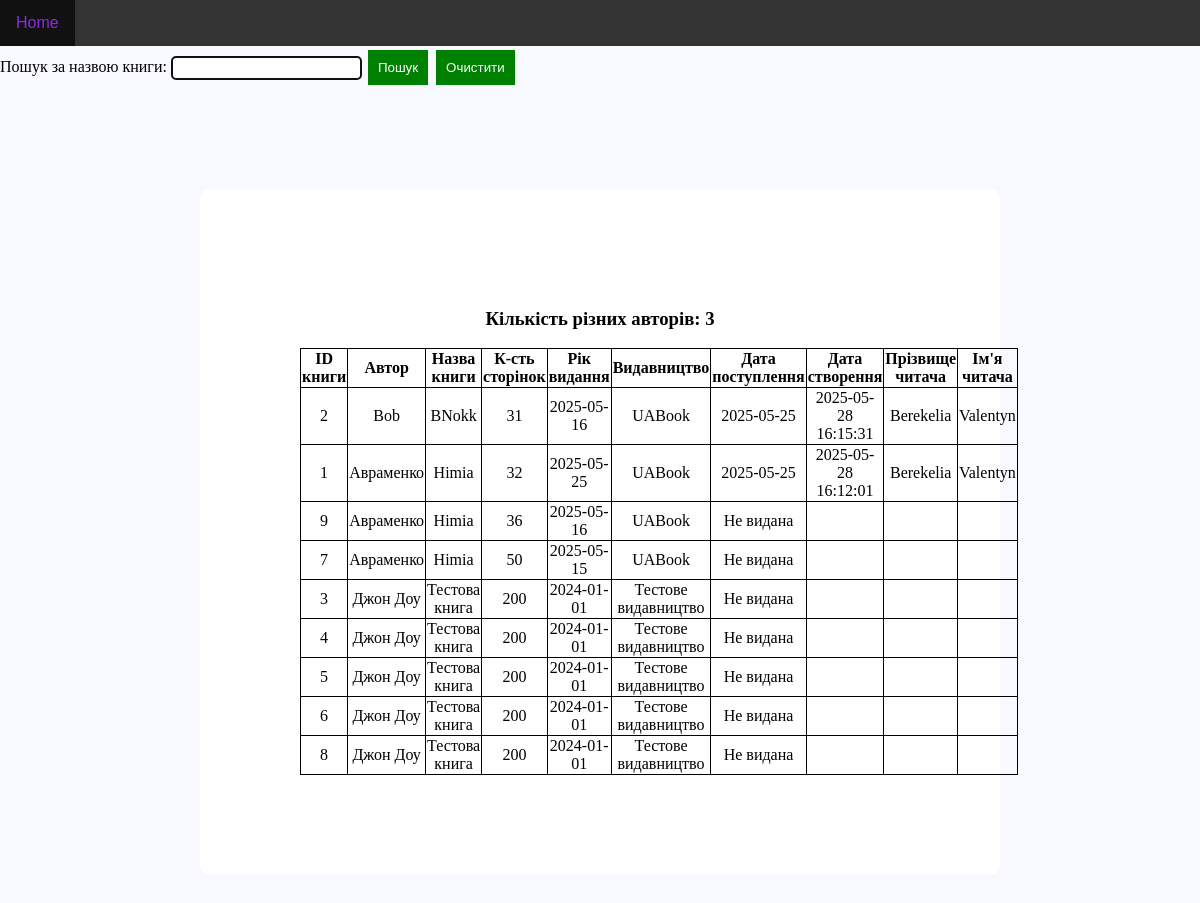
The app's page /laboratory-06/lab-06-2.php with its own data.
### tables this page shows
CREATE TABLE receipts (
                id INTEGER PRIMARY KEY AUTOINCREMENT,
                person_id INTEGER NOT NULL,
                book_id INTEGER NOT NULL,
                date_received TEXT NOT NULL,
                created_at TEXT DEFAULT CURRENT_TIMESTAMP,
                FOREIGN KEY (person_id) REFERENCES persons(id) ON DELETE CASCADE,
                FOREIGN KEY (book_id) REFERENCES books(id) ON DELETE CASCADE
            );

CREATE TABLE books (
                id INTEGER PRIMARY KEY AUTOINCREMENT,
                author TEXT NOT NULL,
                book_name TEXT NOT NULL,
                number_pages INTEGER NOT NULL,
                date_published TEXT NOT NULL,
                publisher TEXT NOT NULL
            );

CREATE TABLE persons (
                id INTEGER PRIMARY KEY AUTOINCREMENT,
                surname TEXT NOT NULL,
                name TEXT NOT NULL
            );

### laboratory-06/lab-06-2.php (the view, shortened to what this page needs)
<?php
require '../laboratory-06/lab-06-db_connect.php';
$search = $_GET['search'] ?? '';
$authorCountSql = "SELECT COUNT(DISTINCT author) as author_count FROM books";
$authorCountStmt = $pdo->query($authorCountSql);
$authorCount = $authorCountStmt->fetch(PDO::FETCH_ASSOC)['author_count'];
if ($search !== '') {
    $sql = "
        SELECT
            b.id AS book_id,
            b.author,
            b.book_name,
            b.number_pages,
            b.date_published,
            b.publisher,
            r.date_received,
            r.created_at,
            p.surname AS person_surname,
            p.name AS person_name
        FROM books b
        LEFT JOIN receipts r ON b.id = r.book_id
        LEFT JOIN persons p ON r.person_id = p.id
        WHERE b.book_name LIKE :search
        ORDER BY b.number_pages ASC
    ";
    $stmt = $pdo->prepare($sql);
    $stmt->execute([':search' => "%$search%"]);
} else {
    $sql = "
        SELECT
            b.id AS book_id,
            b.author,
            b.book_name,
            b.number_pages,
            b.date_published,
            b.publisher,
            r.date_received,
            r.created_at,
            p.surname AS person_surname,
            p.name AS person_name
        FROM books b
        LEFT JOIN receipts r ON b.id = r.book_id
        LEFT JOIN persons p ON r.person_id = p.id
        ORDER BY b.number_pages ASC
    ";
    $stmt = $pdo->query($sql);
}
$books = $stmt->fetchAll(PDO::FETCH_ASSOC);
?>
<!DOCTYPE html>
<html lang="uk">
<head>
    <link rel="stylesheet" href="../laboratory-06/style-06.css" />
</head>
<body>
<div class="background">
    <ul>
        <li><a href="../laboratory-01/Home.php">Home</a></li>
    </ul>
    <form method="GET" action="">
        <label for="search">Пошук за назвою книги:</label>
        <input type="text" id="search" name="search" value="<?= htmlspecialchars($search) ?>" />
        <button type="submit">Пошук</button>
        <button type="button" onclick="window.location.href='<?= basename(__FILE__) ?>'">Очистити</button>
    </form>
    <div class="context-table">
        <h3>Кількість різних авторів: <?= $authorCount ?></h3>
        <table>
            <thead>
            <tr>
                <th>ID книги</th>
                <th>Автор</th>
                <th>Назва книги</th>
                <th>К-сть сторінок</th>
                <th>Рік видання</th>
                <th>Видавництво</th>
                <th>Дата поступлення</th>
                <th>Дата створення</th>
                <th>Прізвище читача</th>
                <th>Ім'я читача</th>
            </tr>
            </thead>
            <tbody>
            <?php if (!empty($books)): ?>
                <?php foreach ($books as $book): ?>
                    <tr>
                        <td><?= htmlspecialchars($book['book_id']) ?></td>
                        <td><?= htmlspecialchars($book['author']) ?></td>
                        <td><?= htmlspecialchars($book['book_name']) ?></td>
                        <td><?= htmlspecialchars($book['number_pages']) ?></td>
                        <td><?= htmlspecialchars($book['date_published']) ?></td>
                        <td><?= htmlspecialchars($book['publisher']) ?></td>
                        <td><?= htmlspecialchars($book['date_received'] ?? 'Не видана') ?></td>
                        <td><?= htmlspecialchars($book['created_at'] ?? '') ?></td>
                        <td><?= htmlspecialchars($book['person_surname'] ?? '') ?></td>
                        <td><?= htmlspecialchars($book['person_name'] ?? '') ?></td>
                    </tr>
                <?php endforeach; ?>
            <?php else: ?>
                <tr>
                    <td colspan="10">Книг не знайдено</td>
                </tr>
            <?php endif; ?>
            </tbody>
        </table>
    </div>
</div>
</body>
</html>

### laboratory-06/style-06.css (style rules this page uses)
body { background-color: ghostwhite; }
a { color:black; }
a:link { color:blueviolet; background-color: transparent; text-decoration: none; font-family: sans-serif; }
table { border-collapse: collapse; border: 1px solid black; }
tr { border: 1px solid black; }
td { border: 1px solid black; }
button { background-color:grey; border:none; color: white; padding: 10px 20px; text-decoration: none; margin: 4px 2px; cursor: pointer; }
.background { position: absolute; top: 0; left: 0; width: 100%; min-height: 100vh; }
input[type=text] { background-color: white; max-width: 200px; height: 10px; padding: 5px; border:2px solid #111111; border-radius: 5px; color:#111111; }
button { background-color:green; border:none; color: white; padding: 10px 10px; text-decoration: none; margin: 4px 2px; cursor: pointer; }
.context-table { padding: 100px; text-align: center; margin:100px auto; width: 50%; min-height: 30vh; background-color: white; border-radius: 10px; }
table { border-collapse: collapse; }
tr,td,th { border:1px solid black; }
li { float: left; }
ul { list-style-type: none; margin: 0; padding: 0; overflow: hidden; background-color: #333; }
li a { display: block; color: white; text-align: center; padding: 14px 16px; text-decoration: none; }
h3 { text-align: center; }

### records on screen
receipts: book "2", book.author "Bob", book.book_name "BNokk", book.number_pages "31", book.date_published "2025-05-16", book.publisher "UABook", date_received "2025-05-25", created_at "2025-05-28 16:15:31", person.surname "Berekelia", person.name "Valentyn"
receipts: book "1", book.author "Авраменко", book.book_name "Himia", book.number_pages "32", book.date_published "2025-05-25", book.publisher "UABook", date_received "2025-05-25", created_at "2025-05-28 16:12:01", person.surname "Berekelia", person.name "Valentyn"
books: id "9", author "Авраменко", book_name "Himia", number_pages "36", date_published "2025-05-16", publisher "UABook", date_received "Не видана"
books: id "7", author "Авраменко", book_name "Himia", number_pages "50", date_published "2025-05-15", publisher "UABook", date_received "Не видана"
books: id "3", author "Джон Доу", book_name "Тестова книга", number_pages "200", date_published "2024-01-01", publisher "Тестове видавництво", date_received "Не видана"
books: id "4", author "Джон Доу", book_name "Тестова книга", number_pages "200", date_published "2024-01-01", publisher "Тестове видавництво", date_received "Не видана"
books: id "5", author "Джон Доу", book_name "Тестова книга", number_pages "200", date_published "2024-01-01", publisher "Тестове видавництво", date_received "Не видана"
books: id "6", author "Джон Доу", book_name "Тестова книга", number_pages "200", date_published "2024-01-01", publisher "Тестове видавництво", date_received "Не видана"
books: id "8", author "Джон Доу", book_name "Тестова книга", number_pages "200", date_published "2024-01-01", publisher "Тестове видавництво", date_received "Не видана"

### other values on screen
$authorCount "3"
